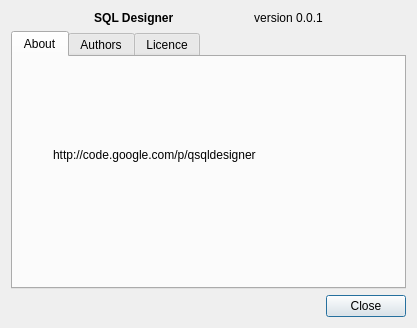
<?xml version="1.0" encoding="UTF-8"?>
<ui version="4.0">
 <class>AboutDialog</class>
 <widget class="QDialog" name="AboutDialog">
  <property name="windowModality">
   <enum>Qt::ApplicationModal</enum>
  </property>
  <property name="geometry">
   <rect>
    <x>0</x>
    <y>0</y>
    <width>417</width>
    <height>328</height>
   </rect>
  </property>
  <property name="windowTitle">
   <string>About SQL Designer</string>
  </property>
  <layout class="QGridLayout" name="gridLayout">
   <item row="0" column="0">
    <layout class="QVBoxLayout" name="verticalLayout">
     <item>
      <widget class="QLabel" name="lblProgramName">
       <property name="text">
        <string>&lt;!DOCTYPE HTML PUBLIC &quot;-//W3C//DTD HTML 4.0//EN&quot; &quot;http://www.w3.org/TR/REC-html40/strict.dtd&quot;&gt;
&lt;html&gt;&lt;head&gt;&lt;meta name=&quot;qrichtext&quot; content=&quot;1&quot; /&gt;&lt;style type=&quot;text/css&quot;&gt;
p, li { white-space: pre-wrap; }
&lt;/style&gt;&lt;/head&gt;&lt;body style=&quot; font-family:'Ubuntu'; font-size:9pt; font-weight:400; font-style:normal;&quot;&gt;
&lt;p align=&quot;center&quot; style=&quot; margin-top:0px; margin-bottom:0px; margin-left:0px; margin-right:0px; -qt-block-indent:0; text-indent:0px;&quot;&gt;&lt;span style=&quot; font-weight:600;&quot;&gt;SQL Designer 	&lt;/span&gt;version 0.0.1&lt;/p&gt;&lt;/body&gt;&lt;/html&gt;</string>
       </property>
       <property name="textFormat">
        <enum>Qt::RichText</enum>
       </property>
      </widget>
     </item>
     <item>
      <widget class="QTabWidget" name="tabWidget">
       <property name="currentIndex">
        <number>0</number>
       </property>
       <widget class="QWidget" name="tabAbout">
        <attribute name="title">
         <string>About</string>
        </attribute>
        <widget class="QLabel" name="label">
         <property name="geometry">
          <rect>
           <x>40</x>
           <y>90</y>
           <width>251</width>
           <height>16</height>
          </rect>
         </property>
         <property name="text">
          <string>http://code.google.com/p/qsqldesigner</string>
         </property>
        </widget>
       </widget>
       <widget class="QWidget" name="tabAuthors">
        <attribute name="title">
         <string>Authors</string>
        </attribute>
        <layout class="QGridLayout" name="gridLayout_2">
         <item row="0" column="0">
          <widget class="QTextBrowser" name="txtAuthors">
           <property name="html">
            <string>&lt;!DOCTYPE HTML PUBLIC &quot;-//W3C//DTD HTML 4.0//EN&quot; &quot;http://www.w3.org/TR/REC-html40/strict.dtd&quot;&gt;
&lt;html&gt;&lt;head&gt;&lt;meta name=&quot;qrichtext&quot; content=&quot;1&quot; /&gt;&lt;style type=&quot;text/css&quot;&gt;
p, li { white-space: pre-wrap; }
&lt;/style&gt;&lt;/head&gt;&lt;body style=&quot; font-family:'Ubuntu'; font-size:9pt; font-weight:400; font-style:normal;&quot;&gt;
&lt;p style=&quot; margin-top:0px; margin-bottom:0px; margin-left:0px; margin-right:0px; -qt-block-indent:0; text-indent:0px;&quot;&gt;&lt;span style=&quot; font-weight:600;&quot;&gt;Developers&lt;/span&gt;&lt;/p&gt;
&lt;p style=&quot;-qt-paragraph-type:empty; margin-top:0px; margin-bottom:0px; margin-left:0px; margin-right:0px; -qt-block-indent:0; text-indent:0px; font-weight:600;&quot;&gt;&lt;/p&gt;
&lt;p style=&quot; margin-top:0px; margin-bottom:0px; margin-left:0px; margin-right:0px; -qt-block-indent:0; text-indent:0px;&quot;&gt;Pavel Andreev&lt;/p&gt;
&lt;p style=&quot; margin-top:0px; margin-bottom:0px; margin-left:0px; margin-right:0px; -qt-block-indent:0; text-indent:0px;&quot;&gt;e-mail: apavelm@gmail.com&lt;/p&gt;&lt;/body&gt;&lt;/html&gt;</string>
           </property>
          </widget>
         </item>
        </layout>
       </widget>
       <widget class="QWidget" name="tabLicence">
        <attribute name="title">
         <string>Licence</string>
        </attribute>
        <layout class="QGridLayout" name="gridLayout_3">
         <item row="0" column="0">
          <widget class="QTextBrowser" name="txtLicence">
           <property name="horizontalScrollBarPolicy">
            <enum>Qt::ScrollBarAlwaysOff</enum>
           </property>
           <property name="html">
            <string>&lt;!DOCTYPE HTML PUBLIC &quot;-//W3C//DTD HTML 4.0//EN&quot; &quot;http://www.w3.org/TR/REC-html40/strict.dtd&quot;&gt;
&lt;html&gt;&lt;head&gt;&lt;meta name=&quot;qrichtext&quot; content=&quot;1&quot; /&gt;&lt;style type=&quot;text/css&quot;&gt;
p, li { white-space: pre-wrap; }
&lt;/style&gt;&lt;/head&gt;&lt;body style=&quot; font-family:'Ubuntu'; font-size:9pt; font-weight:400; font-style:normal;&quot;&gt;
&lt;p style=&quot; margin-top:0px; margin-bottom:0px; margin-left:0px; margin-right:0px; -qt-block-indent:0; text-indent:0px;&quot;&gt;&lt;span style=&quot; font-family:'Courier New,courier'; color:#000000;&quot;&gt;Copyright (C) 2010 by Pavel Andreev &lt;/span&gt;&lt;/p&gt;
&lt;p style=&quot; margin-top:0px; margin-bottom:0px; margin-left:0px; margin-right:0px; -qt-block-indent:0; text-indent:0px;&quot;&gt;&lt;span style=&quot; font-family:'Courier New,courier'; color:#000000;&quot;&gt;E-Mail: apavelm@gmail.com&lt;/span&gt;&lt;/p&gt;
&lt;p style=&quot;-qt-paragraph-type:empty; margin-top:0px; margin-bottom:0px; margin-left:0px; margin-right:0px; -qt-block-indent:0; text-indent:0px; font-family:'Courier New,courier'; color:#000000;&quot;&gt;&lt;/p&gt;
&lt;p style=&quot; margin-top:0px; margin-bottom:0px; margin-left:0px; margin-right:0px; -qt-block-indent:0; text-indent:0px;&quot;&gt;&lt;span style=&quot; font-family:'Courier New,courier'; color:#000000;&quot;&gt;This program is free software; you can redistribute it and/or modify it under the terms of the GNU General Public License as published by the Free Software Foundation; either version 3 of the License, or (at your option) any later version.&lt;/span&gt;&lt;/p&gt;
&lt;p style=&quot;-qt-paragraph-type:empty; margin-top:0px; margin-bottom:0px; margin-left:0px; margin-right:0px; -qt-block-indent:0; text-indent:0px; font-family:'Courier New,courier'; color:#000000;&quot;&gt;&lt;/p&gt;
&lt;p style=&quot; margin-top:0px; margin-bottom:0px; margin-left:0px; margin-right:0px; -qt-block-indent:0; text-indent:0px;&quot;&gt;&lt;span style=&quot; font-family:'Courier New,courier'; color:#000000;&quot;&gt;This program is distributed in the hope that it will be useful, but WITHOUT ANY WARRANTY; without even the implied warranty of MERCHANTABILITY or FITNESS FOR A PARTICULAR PURPOSE.  See the GNU General Public License for more details.&lt;/span&gt;&lt;/p&gt;
&lt;p style=&quot;-qt-paragraph-type:empty; margin-top:0px; margin-bottom:0px; margin-left:0px; margin-right:0px; -qt-block-indent:0; text-indent:0px; font-family:'Courier New,courier'; color:#000000;&quot;&gt;&lt;/p&gt;
&lt;p style=&quot; margin-top:0px; margin-bottom:0px; margin-left:0px; margin-right:0px; -qt-block-indent:0; text-indent:0px;&quot;&gt;&lt;span style=&quot; font-family:'Courier New,courier'; color:#000000;&quot;&gt;You should have received a copy of the GNU General Public License along with this program; if not, you can read it here &amp;lt;http://www.gnu.org/licenses/&amp;gt;, or write to the Free Software Foundation, Inc., 59 Temple Place - Suite 330, Boston, MA  02111-1307, USA.&lt;/span&gt;&lt;/p&gt;&lt;/body&gt;&lt;/html&gt;</string>
           </property>
          </widget>
         </item>
        </layout>
       </widget>
      </widget>
     </item>
     <item>
      <widget class="QDialogButtonBox" name="buttonBox">
       <property name="orientation">
        <enum>Qt::Horizontal</enum>
       </property>
       <property name="standardButtons">
        <set>QDialogButtonBox::Close</set>
       </property>
      </widget>
     </item>
    </layout>
   </item>
  </layout>
 </widget>
 <resources/>
 <connections>
  <connection>
   <sender>buttonBox</sender>
   <signal>accepted()</signal>
   <receiver>AboutDialog</receiver>
   <slot>accept()</slot>
   <hints>
    <hint type="sourcelabel">
     <x>248</x>
     <y>254</y>
    </hint>
    <hint type="destinationlabel">
     <x>157</x>
     <y>274</y>
    </hint>
   </hints>
  </connection>
  <connection>
   <sender>buttonBox</sender>
   <signal>rejected()</signal>
   <receiver>AboutDialog</receiver>
   <slot>reject()</slot>
   <hints>
    <hint type="sourcelabel">
     <x>316</x>
     <y>260</y>
    </hint>
    <hint type="destinationlabel">
     <x>286</x>
     <y>274</y>
    </hint>
   </hints>
  </connection>
 </connections>
</ui>
